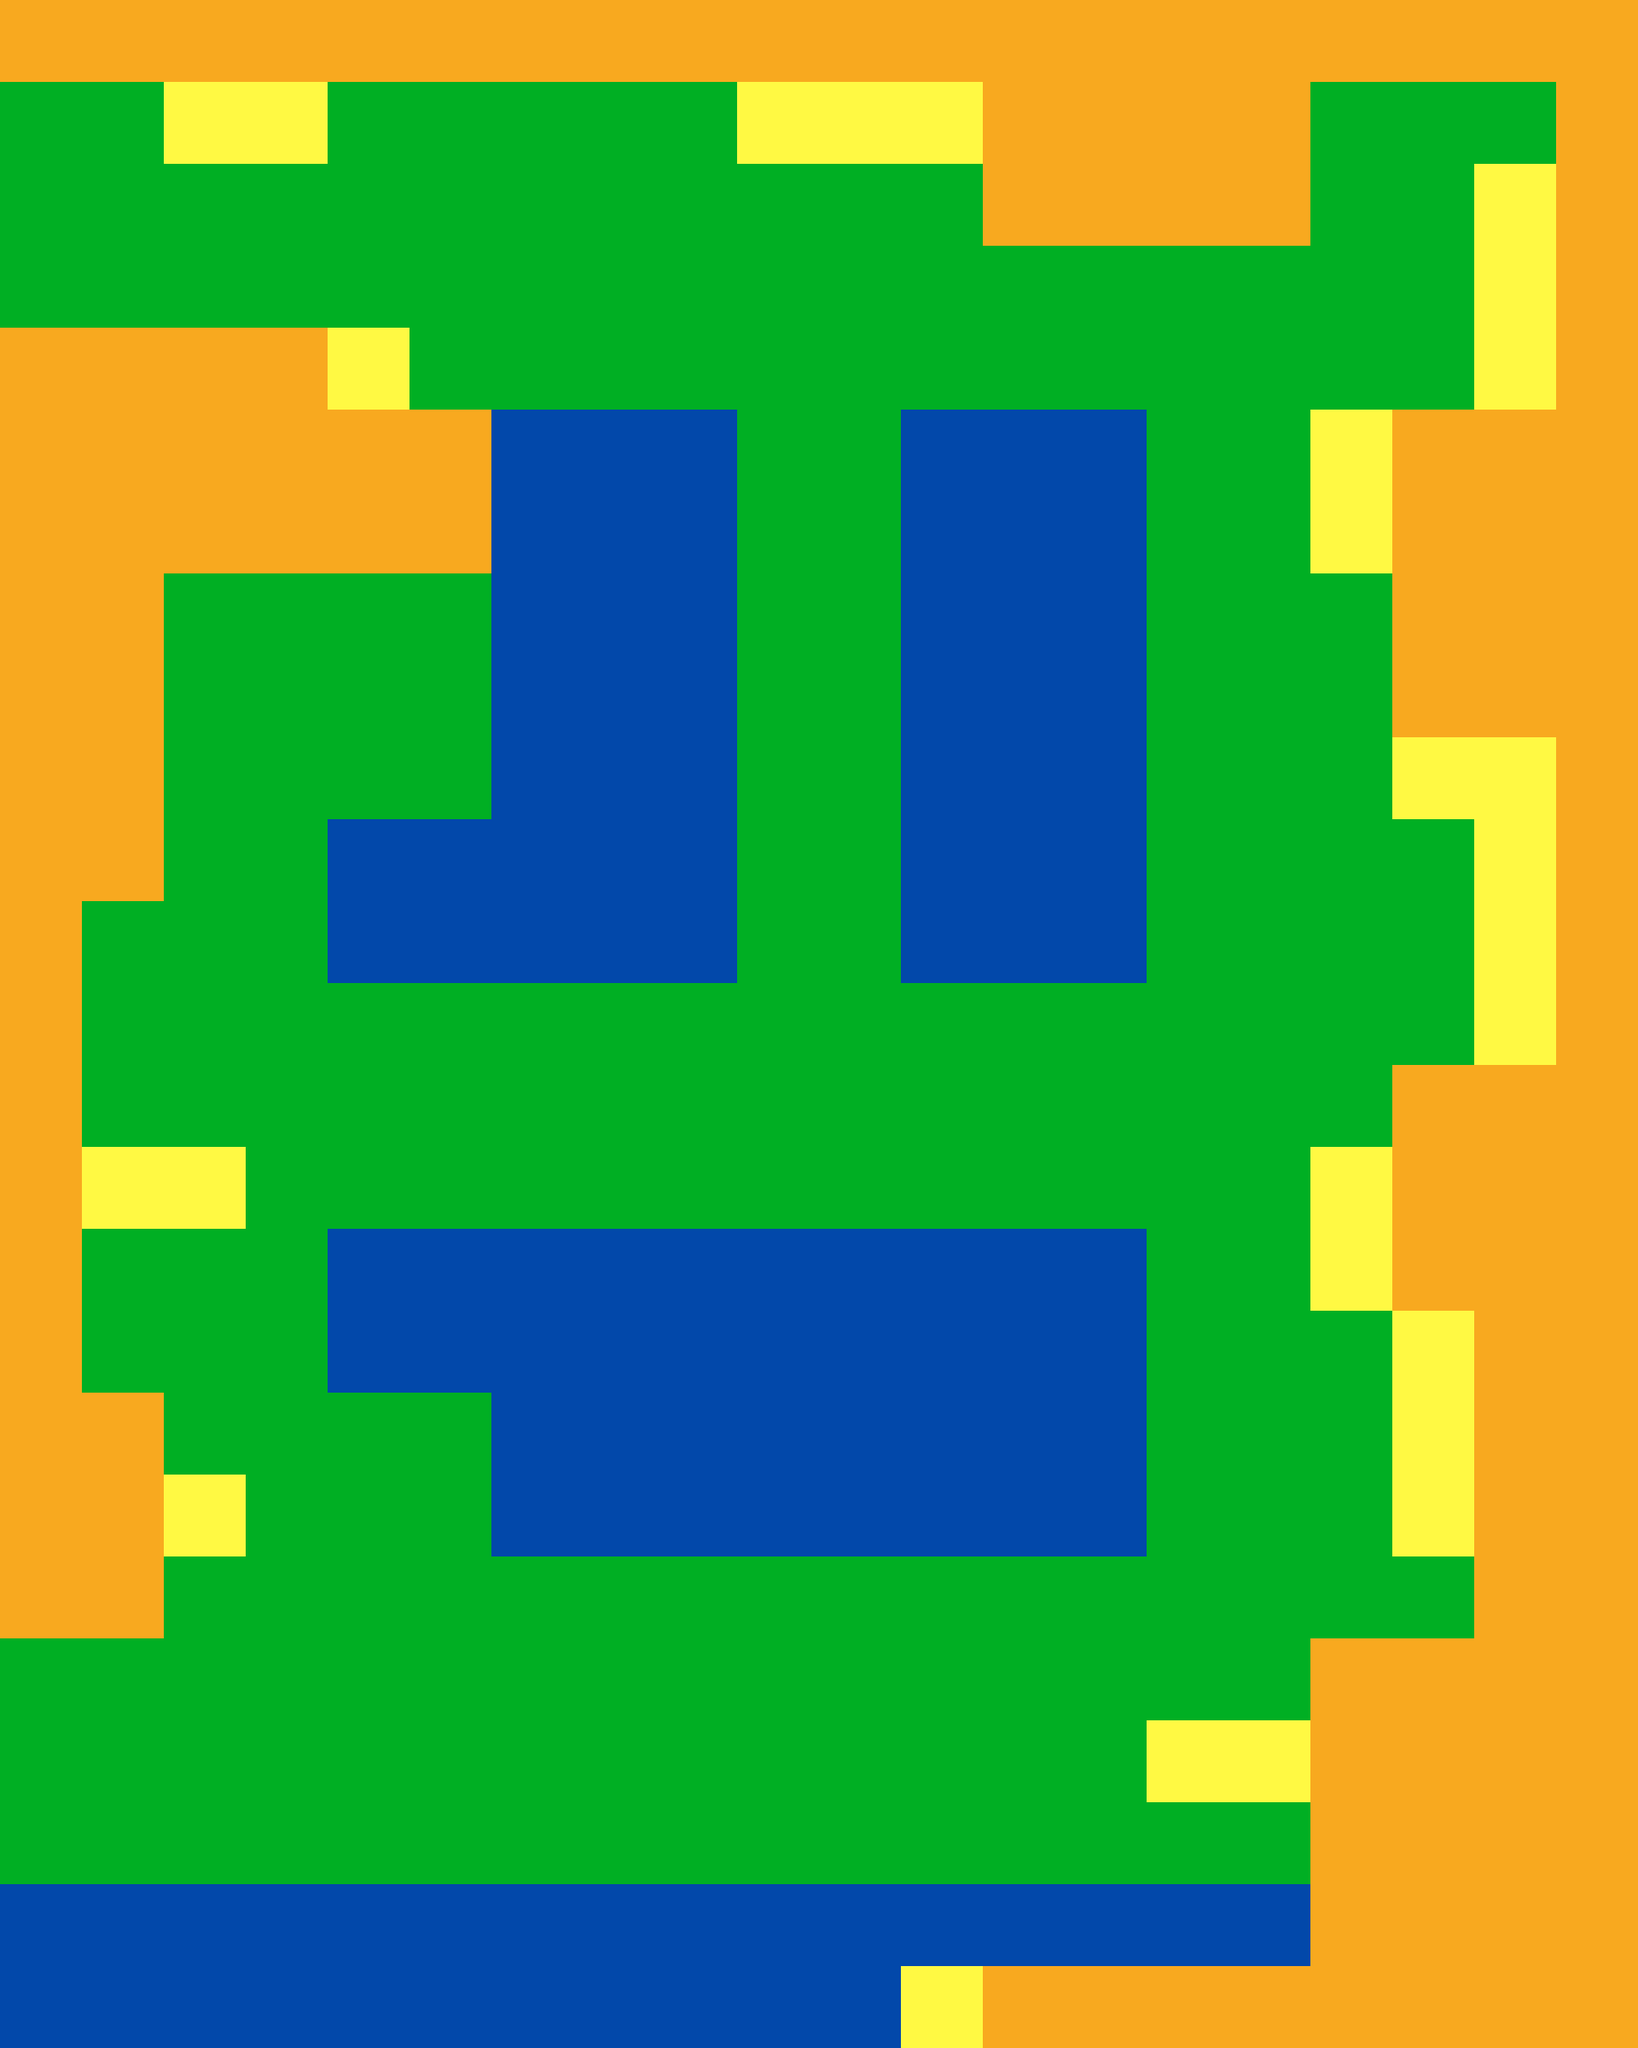

Below is a game level as drawn by its tile map, then a one-line description and the .tmx file that defines it, in full:
An orthogonal 20x25 tile map with 100x100 px tiles, 4 tile layers (bleu, vert, orange, jaune).

<map version="1.5" tiledversion="1.5.0" orientation="orthogonal" renderorder="right-down" width="20" height="25" tilewidth="100" tileheight="100" infinite="0" nextlayerid="5" nextobjectid="1">
 <editorsettings>
  <export target="pc_TB2.json" format="json" />
 </editorsettings>
 <tileset firstgid="1" name="placeholder_tiled" tilewidth="100" tileheight="100" tilecount="200" columns="20">
  <image source="placeholder_tiled.png" width="2000" height="1000" />
 </tileset>
 <layer id="1" name="bleu" width="20" height="25">
  <data encoding="csv">
127,127,127,127,127,127,127,127,127,127,127,127,127,127,127,0,0,0,0,0,
0,0,0,0,0,0,0,0,0,0,0,0,127,127,127,0,0,0,0,0,
0,0,0,0,0,0,0,0,0,0,0,0,0,0,0,0,0,0,0,0,
0,0,0,0,0,0,0,0,0,0,0,0,0,0,0,0,0,0,0,0,
0,0,0,0,0,0,0,0,0,0,0,0,0,0,0,0,0,0,0,0,
0,0,0,0,0,0,24,24,1,0,0,24,24,24,0,0,0,0,0,0,
0,0,0,0,0,0,24,24,24,0,0,24,24,24,0,0,0,0,0,0,
0,0,0,0,0,0,24,24,24,0,0,24,24,24,0,0,0,0,0,0,
0,0,0,0,0,0,24,24,24,0,0,24,24,24,0,0,0,0,0,0,
0,0,0,0,0,0,24,24,24,0,0,24,24,24,0,0,0,0,0,0,
0,0,0,0,24,24,24,24,24,0,0,24,24,24,0,0,0,0,0,0,
0,0,0,0,24,24,24,24,24,0,0,24,24,24,0,0,0,0,0,0,
0,0,0,0,0,0,0,0,0,0,0,0,0,0,0,0,0,0,0,0,
0,0,0,0,0,0,0,0,0,0,0,0,0,0,0,0,0,0,0,0,
0,0,0,0,0,0,0,0,0,0,0,0,0,0,0,0,0,0,0,0,
0,0,0,0,24,24,24,24,24,24,24,24,24,24,0,0,0,0,0,0,
0,0,0,0,24,24,24,24,24,24,24,24,24,24,0,0,0,0,0,0,
0,0,0,0,0,0,24,24,24,24,24,24,24,24,0,0,0,0,0,0,
0,0,0,0,0,0,24,24,24,24,24,24,24,24,0,0,0,0,0,0,
0,0,0,0,0,0,0,0,0,0,0,0,0,0,0,0,0,0,0,0,
0,0,0,0,0,0,0,0,0,0,0,0,0,0,0,0,0,0,0,0,
0,0,0,0,0,0,0,0,0,0,0,0,0,0,0,0,0,0,0,0,
0,0,0,0,0,0,0,0,0,0,0,0,0,0,0,0,0,126,126,126,
1,1,1,1,1,1,1,1,1,1,1,1,1,1,1,1,126,126,126,126,
1,1,1,1,1,1,1,1,1,1,1,1,126,126,126,126,126,126,126,126
</data>
 </layer>
 <layer id="2" name="vert" width="20" height="25">
  <data encoding="csv">
126,126,126,126,126,126,169,169,169,169,169,169,169,169,169,169,169,169,169,0,
67,67,67,67,67,67,67,67,67,67,67,67,169,169,169,169,29,29,29,0,
29,29,29,29,29,29,29,29,29,29,29,29,169,169,169,169,29,29,29,0,
29,29,29,29,29,29,29,29,29,29,29,29,29,29,29,29,29,29,29,0,
0,0,0,0,48,29,29,29,29,48,29,29,29,29,29,29,29,29,29,0,
0,0,0,0,127,127,127,0,0,48,48,0,0,0,29,29,29,0,0,0,
0,0,0,0,127,127,127,127,0,48,48,0,0,0,29,29,29,0,0,0,
0,0,48,48,48,29,127,127,0,48,48,127,0,0,29,29,29,0,0,0,
0,0,48,48,48,29,127,127,127,48,48,127,127,127,29,29,29,0,0,0,
0,0,48,48,29,29,127,127,127,48,48,127,127,127,29,29,29,29,29,0,
0,0,48,29,127,127,127,127,127,48,48,127,127,127,29,29,29,29,29,0,
0,48,48,29,127,127,127,127,127,48,48,127,127,127,29,29,29,29,29,0,
0,29,29,48,48,48,48,48,48,48,48,48,48,48,29,29,29,29,29,0,
0,29,29,48,48,48,48,48,48,48,48,48,48,48,29,29,29,0,0,0,
0,29,29,29,48,48,48,48,48,48,48,48,48,48,29,29,29,0,0,0,
0,29,29,29,127,127,127,0,0,0,0,0,0,0,29,29,29,0,0,0,
0,29,29,29,127,127,127,0,0,0,0,0,0,0,29,29,29,29,0,0,
0,0,29,29,29,29,127,0,0,0,0,0,0,0,29,29,29,29,0,0,
0,0,29,29,29,29,127,127,127,127,127,127,127,127,29,29,29,29,0,0,
0,0,29,29,29,29,29,29,29,29,29,29,29,29,29,29,29,29,0,0,
29,29,29,29,29,29,29,29,29,29,29,29,29,29,29,29,126,126,126,126,
29,29,29,29,29,29,29,29,29,29,29,29,29,29,29,29,126,126,126,126,
29,29,29,29,29,29,29,29,29,29,29,29,29,29,29,29,126,126,126,126,
0,0,0,0,0,0,0,0,0,0,0,0,0,0,0,0,0,0,0,0,
0,0,0,0,0,0,0,0,0,0,0,0,0,0,0,0,0,0,0,0
</data>
 </layer>
 <layer id="3" name="orange" width="20" height="25">
  <data encoding="csv">
92,92,92,92,92,92,34,34,34,34,34,34,34,34,34,34,34,34,34,52,
0,0,0,0,0,0,0,0,0,0,0,0,34,34,34,34,0,0,0,52,
0,0,0,0,0,0,0,0,0,0,0,0,34,34,34,34,0,0,0,52,
0,0,0,0,0,0,0,0,0,0,0,0,0,0,0,0,0,0,0,52,
52,52,52,52,0,0,0,0,0,0,0,0,0,0,0,0,0,0,0,52,
52,52,52,52,31,31,0,0,0,0,0,0,0,0,0,0,0,52,52,52,
52,52,52,52,31,31,0,0,0,0,0,0,0,0,0,0,0,52,52,52,
52,52,0,0,0,0,0,0,0,0,0,0,0,0,0,0,0,52,52,52,
52,52,0,0,0,0,0,0,0,0,0,0,0,0,0,0,0,52,52,52,
52,52,0,0,0,0,0,0,0,0,0,0,0,0,0,0,0,0,0,52,
52,52,0,0,0,0,0,0,0,0,0,0,0,0,0,0,0,0,0,52,
52,0,0,0,0,0,0,0,0,0,0,0,0,0,0,0,0,0,0,52,
52,0,0,0,0,0,0,0,0,0,0,0,0,0,0,0,0,0,0,52,
52,0,0,0,0,0,0,0,0,0,0,0,0,0,0,0,0,52,52,52,
52,0,0,0,0,0,0,0,0,0,0,0,0,0,0,0,0,52,52,52,
52,0,0,0,0,0,0,0,0,0,0,0,0,0,0,0,0,52,52,11,
52,0,0,0,0,0,0,0,0,0,0,0,0,0,0,0,0,0,11,11,
52,52,0,0,0,0,0,0,0,0,0,0,0,0,0,0,0,0,11,11,
52,52,0,0,0,0,0,0,0,0,0,0,0,0,0,0,0,0,11,11,
52,52,0,0,0,0,0,0,0,0,0,0,0,0,0,0,0,0,11,11,
0,0,0,0,0,0,0,0,0,0,0,0,0,0,0,0,53,53,53,53,
0,0,0,0,0,0,0,0,0,0,0,0,0,0,0,0,53,53,53,53,
0,0,0,0,0,0,0,0,0,0,0,0,0,0,0,0,53,53,53,53,
0,0,0,0,0,0,0,0,0,0,0,0,0,0,0,0,53,53,53,53,
0,0,0,0,0,0,0,0,0,0,0,0,53,53,53,53,53,53,53,53
</data>
 </layer>
 <layer id="4" name="jaune" width="20" height="25">
  <data encoding="csv">
0,0,0,0,0,0,0,0,0,0,0,0,0,0,0,0,0,0,0,0,
0,0,77,77,0,0,0,0,0,18,18,18,0,0,0,0,0,0,0,0,
0,126,0,0,0,0,0,0,0,0,0,0,0,0,0,0,0,0,38,0,
126,126,126,0,0,0,0,0,0,0,0,0,0,0,0,0,0,0,38,0,
0,0,0,0,77,0,0,0,0,0,0,0,0,0,0,0,0,0,38,0,
0,0,0,0,0,0,0,0,0,0,0,0,0,0,0,0,38,0,0,0,
0,0,0,0,0,0,0,0,0,0,0,0,0,0,0,0,38,0,0,0,
0,0,0,0,0,0,0,0,0,0,0,0,0,0,0,0,0,0,0,0,
0,0,0,0,0,0,0,0,0,0,0,0,0,0,0,0,0,0,0,0,
0,0,0,127,0,0,0,0,0,0,0,0,0,0,0,0,0,38,38,0,
0,0,127,0,0,0,0,0,0,0,0,0,0,0,0,0,0,0,38,0,
0,0,127,0,0,0,0,0,0,0,0,0,0,0,0,0,0,0,38,0,
0,127,127,0,0,0,0,0,0,0,0,0,0,0,0,0,0,0,38,0,
0,0,0,0,0,0,0,0,0,0,0,0,0,0,0,0,0,0,0,0,
0,18,18,0,0,0,0,0,0,0,0,0,0,0,0,0,38,0,0,0,
0,0,0,0,0,0,0,0,0,0,0,0,0,0,0,0,38,0,0,0,
0,0,0,0,0,0,0,0,0,0,0,0,0,0,0,0,0,38,0,0,
0,0,0,0,0,0,0,0,0,0,0,0,0,0,0,0,0,38,0,0,
0,0,38,0,0,0,0,0,0,0,0,0,0,0,0,0,0,38,0,0,
0,0,0,0,0,0,0,0,0,0,0,0,0,0,0,0,0,0,0,0,
126,126,126,0,0,0,0,0,0,0,0,0,0,0,0,0,0,0,0,0,
0,0,0,0,0,0,0,0,0,0,0,0,0,0,18,18,0,0,0,0,
0,0,0,0,0,0,0,0,0,0,0,0,0,0,0,0,0,0,0,0,
0,0,0,0,0,0,0,0,0,0,0,0,0,0,0,0,0,0,0,0,
0,0,0,0,0,0,0,0,0,0,0,18,0,0,0,0,0,0,0,0
</data>
 </layer>
</map>
